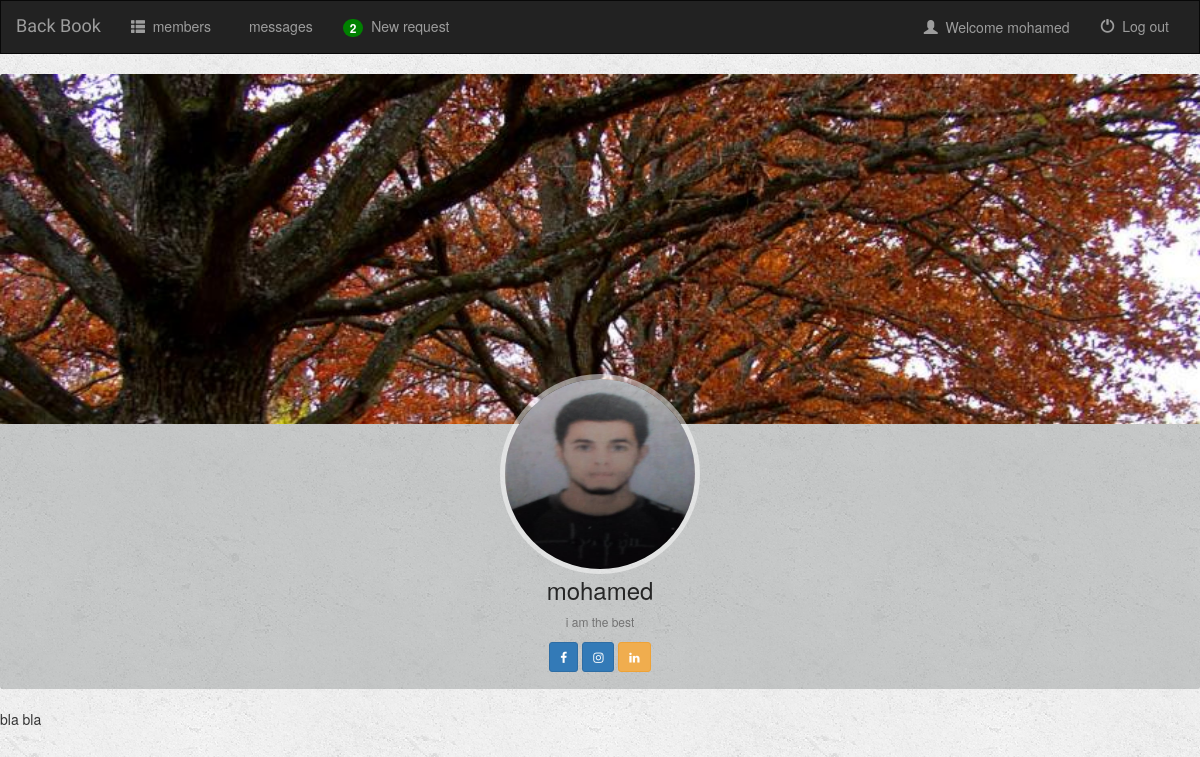
The app's page /profile/ (signed in), older data.
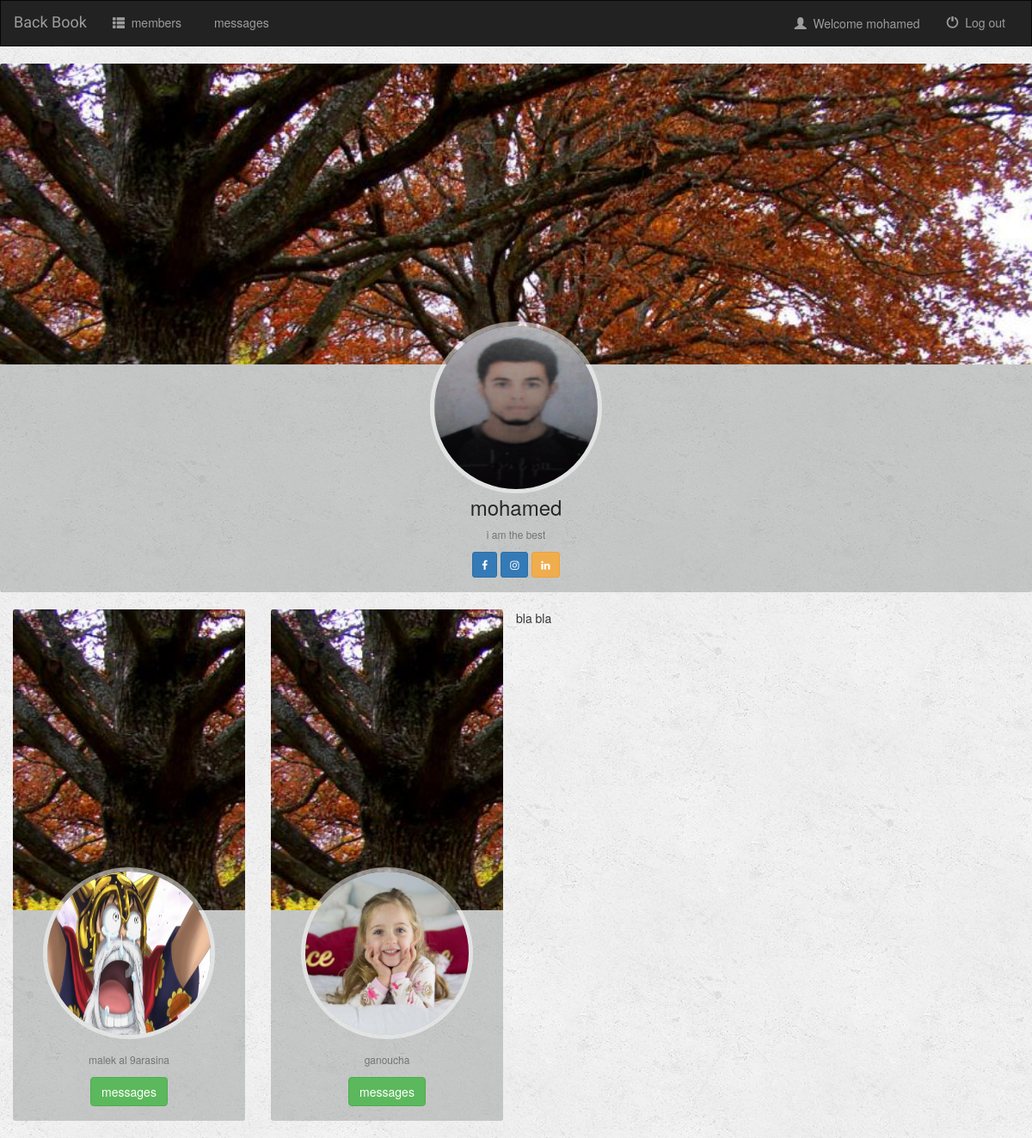
The same page, newer data.
### app/models.py (models this page shows, shortened)
class Friends(models.Model):
    user = models.ForeignKey(UserProfile,on_delete=models.CASCADE,default=None)
    friend = models.ForeignKey(User,on_delete=models.CASCADE,default=None,unique=True)
    messages= models.OneToOneField(Messages, on_delete=models.CASCADE ,null=True)
    confirmed = models.BooleanField(default=False)
    Isent = models.BooleanField(default=False)
    accepted = models.BooleanField(default=False)

class UserProfile(models.Model):
    user   = models.OneToOneField(User,on_delete=models.CASCADE)
    profilePicture = models.ImageField(null=True)
    sex = models.CharField(default='None',max_length=10)
    bio = models.CharField(null=True,max_length=100)

### app/views.py (the view)
# urls.py: path('profile/', views.profile, name="profile"),
def profile(request):
    try:
        profile = get_object_or_404(UserProfile,user=request.user)
    except :
        redirect('app/edit_profile.html')
    profile1 = profile
    l=[]
    try:
        friends = Friends.objects.all().filter(user=profile,confirmed=True)
    except :
        friends = None
    for friend in friends :
        profile = get_object_or_404(UserProfile,user=friend.friend)
        l.append((friend,profile))
    return render(request, 'app/profile.html',{'all_friends':l,'profile':profile1})

### app/context_processors.py (called while the page is built)
def notification(request):
    if not request.user.is_authenticated:
        return {}
    profile = get_object_or_404(UserProfile,user=request.user)
    l=[]
    try:
        friends = Friends.objects.all().filter(user=profile,confirmed=False,Isent=False)
        if not friends :
            friends = Friends.objects.all().filter(user=profile,confirmed=True,Isent=False,accepted=True)
    except :
        friends = None
    for friend in friends :
        profile = get_object_or_404(UserProfile,user=friend.friend)
        l.append((friend,profile))
    return {'friends': l}

### app/templates/app/profile.html (shortened to what this page needs)
{% extends 'app/base.html' %}
{% block head %}
{% load static %}
<link href="//maxcdn.bootstrapcdn.com/font-awesome/4.3.0/css/font-awesome.min.css" rel="stylesheet">
<link rel="stylesheet" type="text/css" href="{% static 'app/profile.css' %}" />
<link rel="stylesheet" type="text/css" href="{% static 'app/model.css' %}" />
{% endblock head %}
{% block body %}
<div class="card hovercard">
    <div class="cardheader">
    </div>
    <div class="avatar">
        {% if profile.profilePicture %}
            <img id="{{user.id}}" alt="profile" src="{{profile.profilePicture.url}}">
        {% else %}
            <img id="{{user.id}}" alt="profile" src="/media/empty.png">
        {% endif %}
    </div>
    <div class="info">
        <div class="title">
            <span>{{user.username}}</span>
        </div>
        <div class="desc">{{profile.bio}}</div>
    </div>
    <div class="bottom">
        <a class="btn btn-primary btn-twitter btn-sm" href="https://twitter.com/webmaniac">
            <i class="fa fa-facebook"></i>
        </a>
        <a class="btn btn-primary btn-sm" rel="publisher"
            href="https://plus.google.com/shahnuralam">
            <i class="fa fa-instagram"></i>
        </a>
        <a class="btn btn-warning btn-sm" rel="publisher" href="https://plus.google.com/shahnuralam">
            <i class="fa fa-linkedin"></i>
        </a>
    </div>
</div>
{% if all_friends %}
            {% for friend in all_friends %}
                            <div class="col-sm-7 col-lg-3">
                                <div class="card hovercard">
                                    <div class="cardheader">
                                    </div>
                                    <div class="avatar">
                                        <img id="{{friend.0.id}}" alt="{{friend.0.username}}" src="{{ friend.1.profilePicture.url }}">
                                    </div>
                                    <div class="info">
                                        <div class="desc">{{friend.1.bio}}</div>
                                    </div>
                                    <div class="bottom">
                                        <a class="btn btn-success  btn-md" href="{% url 'app:confirm-request' friend.1.user.id %}">
                                           messages
                                        </a>
                                    </div>
                                </div>
                    </div>
                {% endfor %}
        {% endif %}
<p>
    bla bla
</p>
{% endblock  %}

### app/templates/app/base.html (shortened to what this page needs)
<!DOCTYPE html>
<html lang="en">
<head>
  {% load static %}
  <link rel="stylesheet" href="https://maxcdn.bootstrapcdn.com/bootstrap/3.3.6/css/bootstrap.min.css" />
  <link rel="stylesheet" type="text/css" href="{% static 'app/index_style.css' %}" />
  {% block head %}
  {% endblock head %}
</head>
<body>
  <nav class="navbar navbar-inverse">
    <div class="container-fluid">
      <div class="navbar-header">
        <a  class="navbar-brand" href="{% url 'app:index' %}"> Back Book </a>
      </div>
      {% if user.is_authenticated %}
      <div class="collapse navbar-collapse" id="topNavBar">
        <ul class="nav navbar-nav">
          <li class="">
            <a href="{% url 'app:members' %}">
              <span class="glyphicon glyphicon-th-list" aria-hidden="true"></span>&nbsp; members</a>
          </li>
          <li class="">
            <a href="{% url 'app:msg' %}">
              &nbsp; messages</a>
          </li>
          {% if friends  %}
            <li class="">
              <a href="{% url 'app:new-request' %}">
                <span style="background-color:green;" class="badge badge-danger" >{{friends|length}}</span>&nbsp; New request</a>
            </li>
          {% endif %}
        </ul>
        {% endif %}
        <ul class="nav navbar-nav navbar-right">
          {% if user.is_authenticated %}
          <li class="">
            <a class="btn btn-dark" href="{% url 'app:profile' %}" role="button" id="dropdownMenuLink" data-toggle="dropdown">
              <span class="glyphicon glyphicon-user" aria-hidden="true"></span>&nbsp; Welcome {{user.username}}
            </a>
        </li>
          <li class="">
            <a href="{% url 'app:logout' %}">
              <span class="glyphicon glyphicon-off" aria-hidden="true"></span>&nbsp; Log out</a>
          </li>
          {% endif %}
        </ul>
      </div>
    </div>
  </nav>
  {% block body %} {% endblock body %}
</body>
</html>

Row changes from the older to the newer data that the page shows:
now on this page (row edited): Friends: profilePicture (picture), bio "malek al 9arasina"
now on this page (row edited): Friends: profilePicture (picture), bio "ganoucha"
Text that changed along with them:
{{ friends|length }}: "2" → (not shown)
text no longer shown: "New request"
